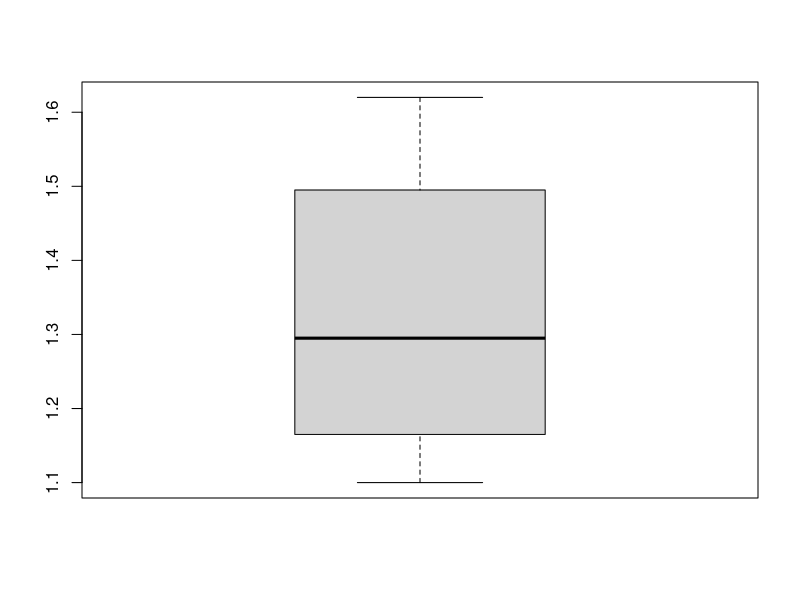
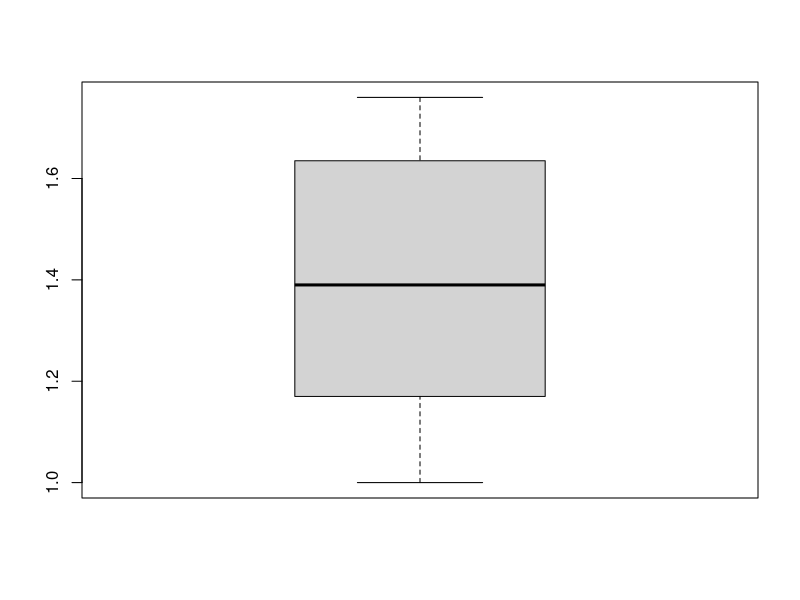

These charts were generated, in order, by the following R code:
## ---- chunk 1
library(dplyr)

A <- c(1.45,1.31,1.12,1.16,1.3,1.5,1.2,1.22,1.42,1.14,1.23,1.59,1.11,1.1,1.53,1.52,1.17,1.49,1.62,1.29)
B <- c(1.13,1.71,1.39,1.15,1.33,1,1.03,1.68,1.76,1.55,1.34,1.47,1.74,1.74,1.19,1.15,1.2,1.59,1.47)

boxplot(A)

boxplot(B)
